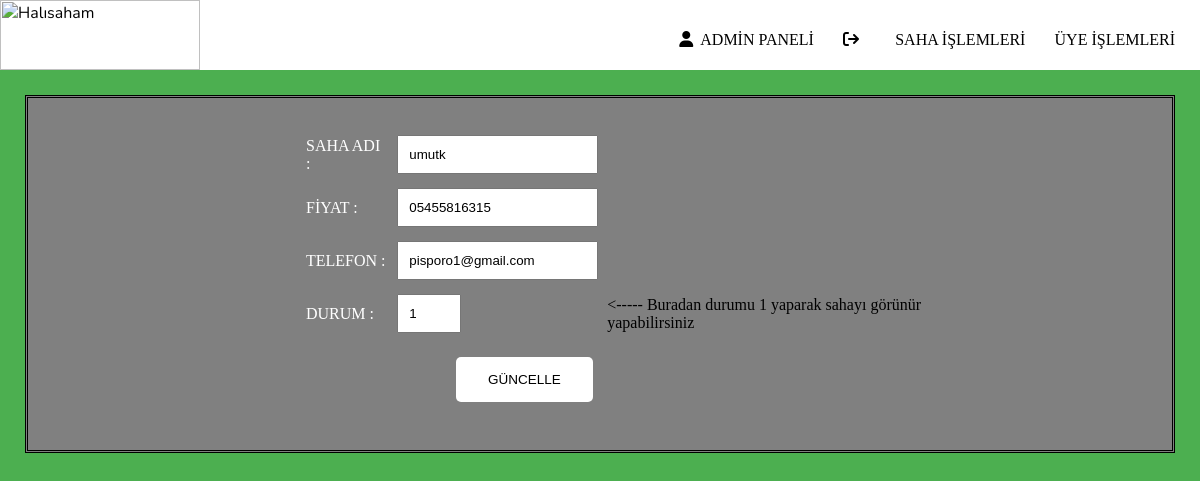
/admin/ustatus.php?id=1, run on an earlier commit of the app's database.
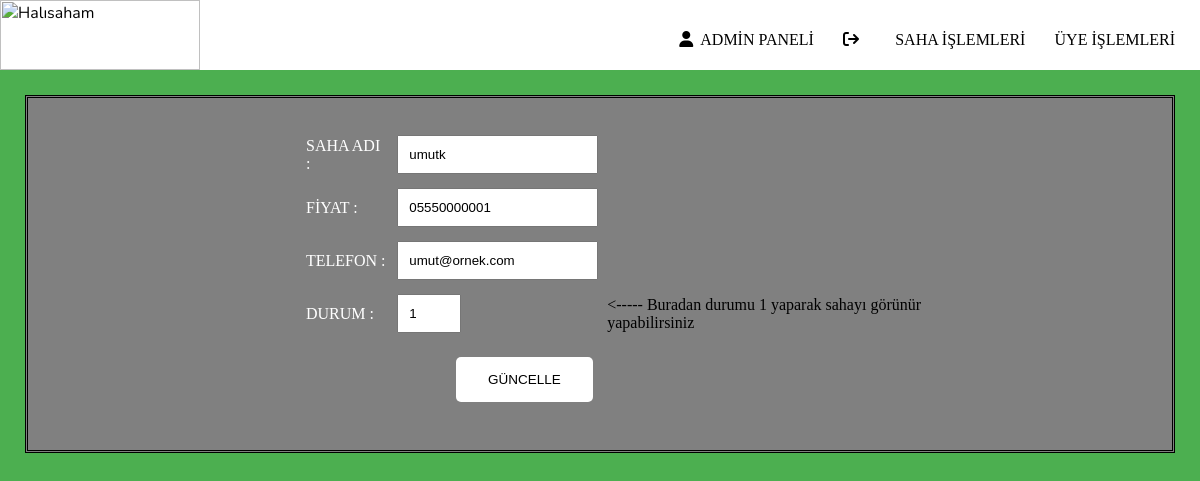
And on a later commit of the database.
### tables this page shows
CREATE TABLE `users` (
  `id` int NOT NULL,
  `username` varchar(50) NOT NULL,
  `ad` varchar(50) NOT NULL,
  `soyad` varchar(50) NOT NULL,
  `tel` varchar(50) NOT NULL,
  `email` varchar(50) NOT NULL,
  `sifre` varchar(50) NOT NULL,
  `perm` varchar(50) NOT NULL DEFAULT 'user',
  `status` tinyint(1) NOT NULL DEFAULT '0'
);

### htdocs/admin/ustatus.php (the view, shortened to what this page needs)
<?php
$ip = "localhost";
$user = "root";
$password = "root";
$db = "halisaha";
try{
    $db = new PDO("mysql:host=$ip;dbname=$db",$user,$password);
    $db->exec("SET CHARSET UTF8");
}catch(PDOException $e){
    die ("Hata var");
}
?>
<?php
$users=$db->prepare("SELECT * FROM users WHERE id=?");
$users->execute(array(intval($_GET['id'])));
$users=$users->fetch();
?>
<html lang="tr">
<head>
    <link rel="stylesheet" href="stylem.css">
</head>
<body>
<section style="background: white" class="" id="">
    <div id="logo" >    <img src="img/logo.jpg" width="200" height="70" alt="Halısaham" />
        <nav>
            <a style="color: black" href="index.php"><i class="fa-solid fa-user ikon"></i>ADMİN PANELİ</a>
            <a style="color: black" href="../index.php"><i class="fa-solid fa-arrow-right-from-bracket ikon"></i></a>
            <a style="color: black" href="sahaoptions.php">SAHA İŞLEMLERİ</a>
            <a style="color: black" href="uyeoptions.php">ÜYE İŞLEMLERİ</a>
        </nav>
</section>
<div class="profil">
    <div class="sag">
        <form action='uguncels.php' method="post">
            <table width="700"   height="150" ">
            <tr>
                <td><input type="hidden" id="sahadi" name="id"  value="<?php echo $users['id']?>" "></td>
            </tr>
            <tr>
                <td><label id="saha">SAHA ADI : </label> </td>
                <td><input type="text" id="sahadi" name="username"  value="<?php echo $users['username']?>" "></td>
            </tr>
            <tr>
                <td> <label id="saha">FİYAT : </label>  </td>
                <td><input type="text" id="fiyat" name="tel" value="<?php echo $users['tel']?>" "></td>
            </tr>
            <tr>
                <td>  <label id="saha">TELEFON : </label> </td>
                <td><input type="text" id="tel" name="email" value="<?php echo $users['email']?>" "></td>
            </tr>
            <tr>
                <td>  <label id="saha">DURUM : </label> </td>
                <td><input type="number" min="0" max="1" id="tel" name="durum" value="<?php echo $users['status']?>" "></td>
                <td><label for=""><----- Buradan durumu 1 yaparak sahayı görünür yapabilirsiniz</label></td>
            </tr>
            <td colspan="2"><button class="button" type="submit" name="ekle" value="ekle">GÜNCELLE</button></td>
            <tr>
                <td colspan="2"></td>
            </tr>
            </table>
        </form>
    </div>
</div>
</body>
</html>

What changed in the data, as far as the page shows it:
changed users "umutk": tel "05455816315" → "05550000001"; email "pisporo1@gmail.com" → "umut@ornek.com"
